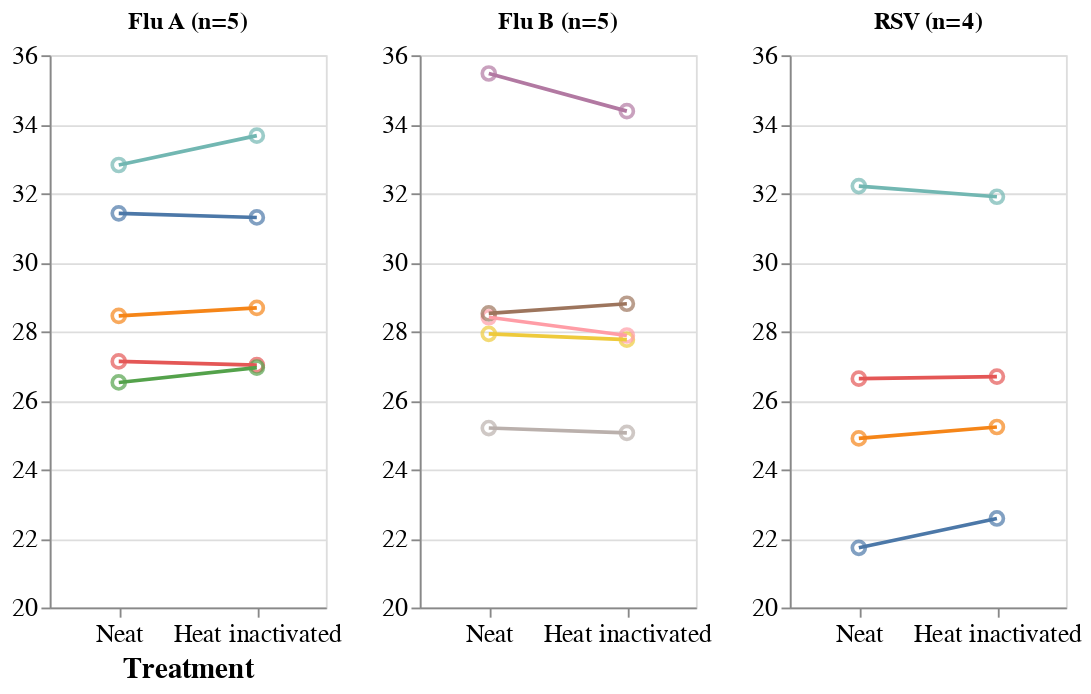

Source (notebook cell):
### Code cell
x_order = ['Neat', 'Heat inactivated']
grouped_A = SG_combokit_df[SG_combokit_df['Gene'] == 'Flu A']
fluA_point = alt.Chart(grouped_A, title='Flu A (n=5)').mark_point(size=50).encode(alt.X('Treatment', title='Treatment', sort= x_order,axis=alt.Axis(titleFontSize=16, labelFontSize=14, tickCount=4, labelAngle=0)),
                                                      alt.Y('Ct value:Q', title=None, scale=alt.Scale(domain=[20,36]), axis=alt.Axis(titleFontSize=16, labelFontSize=14 )),
                                                        alt.Color('Sample:N', legend=None), 
                                                           )
                                                          
fluA_line= alt.Chart(grouped_A).mark_line().encode(alt.X('Treatment', title='Treatment',sort= x_order, axis=alt.Axis(titleFontSize=16, labelFontSize=14, tickCount=4)),
                                                      alt.Y('Ct value:Q', title='Ct value', axis=alt.Axis(titleFontSize=16, labelFontSize=14)),
                                                        alt.Color('Sample:N', legend=None), 
                                                           )                                                  

fluA_plot = (fluA_point + fluA_line).properties(width=150, height = 300)
fluA_plot


grouped_B = SG_combokit_df[SG_combokit_df['Gene'] == 'Flu B']
fluB_point = alt.Chart(grouped_B, title='Flu B (n=5)').mark_point(size=50).encode(alt.X('Treatment', title=None, sort= x_order,axis=alt.Axis(titleFontSize=16, labelFontSize=14, tickCount=4, labelAngle=0)),
                                                      alt.Y('Ct value:Q', title=None, scale=alt.Scale(domain=[20,36]), axis=alt.Axis(titleFontSize=16, labelFontSize=14  )),
                                                        alt.Color('Sample:N', legend=None), 
                                                           )
                                                          
fluB_line= alt.Chart(grouped_B).mark_line().encode(alt.X('Treatment', title='Treatment',sort= x_order, axis=alt.Axis(titleFontSize=16, labelFontSize=14, tickCount=4)),
                                                      alt.Y('Ct value:Q', title='Ct value', axis=alt.Axis(titleFontSize=16, labelFontSize=14)),
                                                        alt.Color('Sample:N', legend=None), 
                                                           )                                                  

fluB_plot = (fluB_point + fluB_line).properties(width=150, height = 300)
fluB_plot


grouped_rsv = SG_combokit_df[SG_combokit_df['Gene'] == 'RSV']
rsv_point = alt.Chart(grouped_rsv, title='RSV (n=4)').mark_point(size=50).encode(alt.X('Treatment', title=None, sort= x_order,axis=alt.Axis(titleFontSize=16, labelFontSize=14, tickCount=4, labelAngle=0)),
                                                      alt.Y('Ct value:Q', title=None, scale=alt.Scale(domain=[20,36]), axis=alt.Axis(titleFontSize=16, labelFontSize=14 )),
                                                        alt.Color('Sample:N', legend=None), 
                                                           )
                                                          
rsv_line= alt.Chart(grouped_rsv).mark_line().encode(alt.X('Treatment', title='Treatment',sort= x_order, axis=alt.Axis(titleFontSize=16, labelFontSize=14, tickCount=4)),
                                                      alt.Y('Ct value:Q', title='Ct value', axis=alt.Axis(titleFontSize=16, labelFontSize=14)),
                                                        alt.Color('Sample:N', legend=None), 
                                                           )                                                  

rsv_plot = (rsv_point + rsv_line).properties(width=150, height = 300)
rsv_plot

fluA_plot| fluB_plot| rsv_plot

### Figure 1 — Vega-Lite specification as saved in the notebook (floating-point values rounded to 4 significant figures)
{"config": {"view": {"continuousWidth": 400, "continuousHeight": 300}}, "hconcat": [{"layer": [{"mark": {"type": "point", "size": 50}, "encoding": {"color": {"field": "Sample", "legend": null, "type": "nominal"}, "x": {"axis": {"labelAngle": 0, "labelFontSize": 14, "tickCount": 4, "titleFontSize": 16}, "field": "Treatment", "sort": ["Neat", "Heat inactivated"], "title": "Treatment", "type": "nominal"}, "y": {"axis": {"labelFontSize": 14, "titleFontSize": 16}, "field": "Ct value", "scale": {"domain": [20, 36]}, "title": null, "type": "quantitative"}}, "title": "Flu A (n=5)"}, {"mark": "line", "encoding": {"color": {"field": "Sample", "legend": null, "type": "nominal"}, "x": {"axis": {"labelFontSize": 14, "tickCount": 4, "titleFontSize": 16}, "field": "Treatment", "sort": ["Neat", "Heat inactivated"], "title": "Treatment", "type": "nominal"}, "y": {"axis": {"labelFontSize": 14, "titleFontSize": 16}, "field": "Ct value", "title": "Ct value", "type": "quantitative"}}}], "data": {"name": "data-1b9f5533b8b4c455e90779b26b146ed9"}, "height": 300, "width": 150}, {"layer": [{"mark": {"type": "point", "size": 50}, "encoding": {"color": {"field": "Sample", "legend": null, "type": "nominal"}, "x": {"axis": {"labelAngle": 0, "labelFontSize": 14, "tickCount": 4, "titleFontSize": 16}, "field": "Treatment", "sort": ["Neat", "Heat inactivated"], "title": null, "type": "nominal"}, "y": {"axis": {"labelFontSize": 14, "titleFontSize": 16}, "field": "Ct value", "scale": {"domain": [20, 36]}, "title": null, "type": "quantitative"}}, "title": "Flu B (n=5)"}, {"mark": "line", "encoding": {"color": {"field": "Sample", "legend": null, "type": "nominal"}, "x": {"axis": {"labelFontSize": 14, "tickCount": 4, "titleFontSize": 16}, "field": "Treatment", "sort": ["Neat", "Heat inactivated"], "title": "Treatment", "type": "nominal"}, "y": {"axis": {"labelFontSize": 14, "titleFontSize": 16}, "field": "Ct value", "title": "Ct value", "type": "quantitative"}}}], "data": {"name": "data-e88b175fcb096a6b24716143684de2cb"}, "height": 300, "width": 150}, {"layer": [{"mark": {"type": "point", "size": 50}, "encoding": {"color": {"field": "Sample", "legend": null, "type": "nominal"}, "x": {"axis": {"labelAngle": 0, "labelFontSize": 14, "tickCount": 4, "titleFontSize": 16}, "field": "Treatment", "sort": ["Neat", "Heat inactivated"], "title": null, "type": "nominal"}, "y": {"axis": {"labelFontSize": 14, "titleFontSize": 16}, "field": "Ct value", "scale": {"domain": [20, 36]}, "title": null, "type": "quantitative"}}, "title": "RSV (n=4)"}, {"mark": "line", "encoding": {"color": {"field": "Sample", "legend": null, "type": "nominal"}, "x": {"axis": {"labelFontSize": 14, "tickCount": 4, "titleFontSize": 16}, "field": "Treatment", "sort": ["Neat", "Heat inactivated"], "title": "Treatment", "type": "nominal"}, "y": {"axis": {"labelFontSize": 14, "titleFontSize": 16}, "field": "Ct value", "title": "Ct value", "type": "quantitative"}}}], "data": {"name": "data-2838b32e4a456c14fb4307ad6b6b8e5f"}, "height": 300, "width": 150}], "$schema": "https://vega.github.io/schema/vega-lite/v4.17.0.json", "datasets": {"data-1b9f5533b8b4c455e90779b26b146ed9": [{"Sample": 49, "Specimen type": "NPS", "Gene": "Flu A", "Ct value": 31.42, "Treatment": "Neat", "RDRP Mean": null, "RDRP  St.D": null, "RDRP %CV": null, "RDRP ∆C(t)": null, " N Mean": null, " N St.D": null, " N %CV": null, "N ∆C(t)": null}, {"Sample": 50, "Specimen type": "NPS", "Gene": "Flu A", "Ct value": 28.45, "Treatment": "Neat", "RDRP Mean": null, "RDRP  St.D": null, "RDRP %CV": null, "RDRP ∆C(t)": null, " N Mean": null, " N St.D": null, " N %CV": null, "N ∆C(t)": null}, {"Sample": 51, "Specimen type": "NPS", "Gene": "Flu A", "Ct value": 27.13, "Treatment": "Neat", "RDRP Mean": null, "RDRP  St.D": null, "RDRP %CV": null, "RDRP ∆C(t)": null, " N Mean": null, " N St.D": null, " N %CV": null, "N ∆C(t)": null}, {"Sample": 52, "Specimen type": "NPS", "Gene": "Flu A", "Ct value": 32.82, "Treatment": "Neat", "RDRP Mean": null, "RDRP  St.D": null, "RDRP %CV": null, "RDRP ∆C(t)": null, " N Mean": null, " N St.D": null, " N %CV": null, "N ∆C(t)": null}, {"Sample": 53, "Specimen type": "NPS", "Gene": "Flu A", "Ct value": 26.52, "Treatment": "Neat", "RDRP Mean": null, "RDRP  St.D": null, "RDRP %CV": null, "RDRP ∆C(t)": null, " N Mean": null, " N St.D": null, " N %CV": null, "N ∆C(t)": null}, {"Sample": 49, "Specimen type": "NPS", "Gene": "Flu A", "Ct value": 31.3, "Treatment": "Heat inactivated", "RDRP Mean": null, "RDRP  St.D": null, "RDRP %CV": null, "RDRP ∆C(t)": null, " N Mean": null, " N St.D": null, " N %CV": null, "N ∆C(t)": null}, {"Sample": 50, "Specimen type": "NPS", "Gene": "Flu A", "Ct value": 28.68, "Treatment": "Heat inactivated", "RDRP Mean": null, "RDRP  St.D": null, "RDRP %CV": null, "RDRP ∆C(t)": null, " N Mean": null, " N St.D": null, " N %CV": null, "N ∆C(t)": null}, {"Sample": 51, "Specimen type": "NPS", "Gene": "Flu A", "Ct value": 27.02, "Treatment": "Heat inactivated", "RDRP Mean": null, "RDRP  St.D": null, "RDRP %CV": null, "RDRP ∆C(t)": null, " N Mean": null, " N St.D": null, " N %CV": null, "N ∆C(t)": null}, {"Sample": 52, "Specimen type": "NPS", "Gene": "Flu A", "Ct value": 33.67, "Treatment": "Heat inactivated", "RDRP Mean": null, "RDRP  St.D": null, "RDRP %CV": null, "RDRP ∆C(t)": null, " N Mean": null, " N St.D": null, " N %CV": null, "N ∆C(t)": null}, {"Sample": 53, "Specimen type": "NPS", "Gene": "Flu A", "Ct value": 26.95, "Treatment": "Heat inactivated", "RDRP Mean": null, "RDRP  St.D": null, "RDRP %CV": null, "RDRP ∆C(t)": null, " N Mean": null, " N St.D": null, " N %CV": null, "N ∆C(t)": null}], "data-e88b175fcb096a6b24716143684de2cb": [{"Sample": 54, "Specimen type": "NPS", "Gene": "Flu B", "Ct value": 27.93, "Treatment": "Neat", "RDRP Mean": null, "RDRP  St.D": null, "RDRP %CV": null, "RDRP ∆C(t)": null, " N Mean": null, " N St.D": null, " N %CV": null, "N ∆C(t)": null}, {"Sample": 55, "Specimen type": "NPS", "Gene": "Flu B", "Ct value": 35.47, "Treatment": "Neat", "RDRP Mean": null, "RDRP  St.D": null, "RDRP %CV": null, "RDRP ∆C(t)": null, " N Mean": null, " N St.D": null, " N %CV": null, "N ∆C(t)": null}, {"Sample": 56, "Specimen type": "NPS", "Gene": "Flu B", "Ct value": 28.41, "Treatment": "Neat", "RDRP Mean": null, "RDRP  St.D": null, "RDRP %CV": null, "RDRP ∆C(t)": null, " N Mean": null, " N St.D": null, " N %CV": null, "N ∆C(t)": null}, {"Sample": 57, "Specimen type": "NPS", "Gene": "Flu B", "Ct value": 28.52, "Treatment": "Neat", "RDRP Mean": null, "RDRP  St.D": null, "RDRP %CV": null, "RDRP ∆C(t)": null, " N Mean": null, " N St.D": null, " N %CV": null, "N ∆C(t)": null}, {"Sample": 58, "Specimen type": "NPS", "Gene": "Flu B", "Ct value": 25.2, "Treatment": "Neat", "RDRP Mean": null, "RDRP  St.D": null, "RDRP %CV": null, "RDRP ∆C(t)": null, " N Mean": null, " N St.D": null, " N %CV": null, "N ∆C(t)": null}, {"Sample": 54, "Specimen type": "NPS", "Gene": "Flu B", "Ct value": 27.76, "Treatment": "Heat inactivated", "RDRP Mean": null, "RDRP  St.D": null, "RDRP %CV": null, "RDRP ∆C(t)": null, " N Mean": null, " N St.D": null, " N %CV": null, "N ∆C(t)": null}, {"Sample": 55, "Specimen type": "NPS", "Gene": "Flu B", "Ct value": 34.38, "Treatment": "Heat inactivated", "RDRP Mean": null, "RDRP  St.D": null, "RDRP %CV": null, "RDRP ∆C(t)": null, " N Mean": null, " N St.D": null, " N %CV": null, "N ∆C(t)": null}, {"Sample": 56, "Specimen type": "NPS", "Gene": "Flu B", "Ct value": 27.88, "Treatment": "Heat inactivated", "RDRP Mean": null, "RDRP  St.D": null, "RDRP %CV": null, "RDRP ∆C(t)": null, " N Mean": null, " N St.D": null, " N %CV": null, "N ∆C(t)": null}, {"Sample": 57, "Specimen type": "NPS", "Gene": "Flu B", "Ct value": 28.8, "Treatment": "Heat inactivated", "RDRP Mean": null, "RDRP  St.D": null, "RDRP %CV": null, "RDRP ∆C(t)": null, " N Mean": null, " N St.D": null, " N %CV": null, "N ∆C(t)": null}, {"Sample": 58, "Specimen type": "NPS", "Gene": "Flu B", "Ct value": 25.06, "Treatment": "Heat inactivated", "RDRP Mean": null, "RDRP  St.D": null, "RDRP %CV": null, "RDRP ∆C(t)": null, " N Mean": null, " N St.D": null, " N %CV": null, "N ∆C(t)": null}], "data-2838b32e4a456c14fb4307ad6b6b8e5f": [{"Sample": 59, "Specimen type": "NPS", "Gene": "RSV", "Ct value": 21.73, "Treatment": "Neat", "RDRP Mean": null, "RDRP  St.D": null, "RDRP %CV": null, "RDRP ∆C(t)": null, " N Mean": null, " N St.D": null, " N %CV": null, "N ∆C(t)": null}, {"Sample": 60, "Specimen type": "NPS", "Gene": "RSV", "Ct value": 24.9, "Treatment": "Neat", "RDRP Mean": null, "RDRP  St.D": null, "RDRP %CV": null, "RDRP ∆C(t)": null, " N Mean": null, " N St.D": null, " N %CV": null, "N ∆C(t)": null}, {"Sample": 61, "Specimen type": "NPS", "Gene": "RSV", "Ct value": 26.63, "Treatment": "Neat", "RDRP Mean": null, "RDRP  St.D": null, "RDRP %CV": null, "RDRP ∆C(t)": null, " N Mean": null, " N St.D": null, " N %CV": null, "N ∆C(t)": null}, {"Sample": 62, "Specimen type": "NPS", "Gene": "RSV", "Ct value": 32.21, "Treatment": "Neat", "RDRP Mean": null, "RDRP  St.D": null, "RDRP %CV": null, "RDRP ∆C(t)": null, " N Mean": null, " N St.D": null, " N %CV": null, "N ∆C(t)": null}, {"Sample": 59, "Specimen type": "NPS", "Gene": "RSV", "Ct value": 22.58, "Treatment": "Heat inactivated", "RDRP Mean": null, "RDRP  St.D": null, "RDRP %CV": null, "RDRP ∆C(t)": null, " N Mean": null, " N St.D": null, " N %CV": null, "N ∆C(t)": null}, {"Sample": 60, "Specimen type": "NPS", "Gene": "RSV", "Ct value": 25.23, "Treatment": "Heat inactivated", "RDRP Mean": null, "RDRP  St.D": null, "RDRP %CV": null, "RDRP ∆C(t)": null, " N Mean": null, " N St.D": null, " N %CV": null, "N ∆C(t)": null}, {"Sample": 61, "Specimen type": "NPS", "Gene": "RSV", "Ct value": 26.69, "Treatment": "Heat inactivated", "RDRP Mean": null, "RDRP  St.D": null, "RDRP %CV": null, "RDRP ∆C(t)": null, " N Mean": null, " N St.D": null, " N %CV": null, "N ∆C(t)": null}, {"Sample": 62, "Specimen type": "NPS", "Gene": "RSV", "Ct value": 31.9, "Treatment": "Heat inactivated", "RDRP Mean": null, "RDRP  St.D": null, "RDRP %CV": null, "RDRP ∆C(t)": null, " N Mean": null, " N St.D": null, " N %CV": null, "N ∆C(t)": null}]}}
